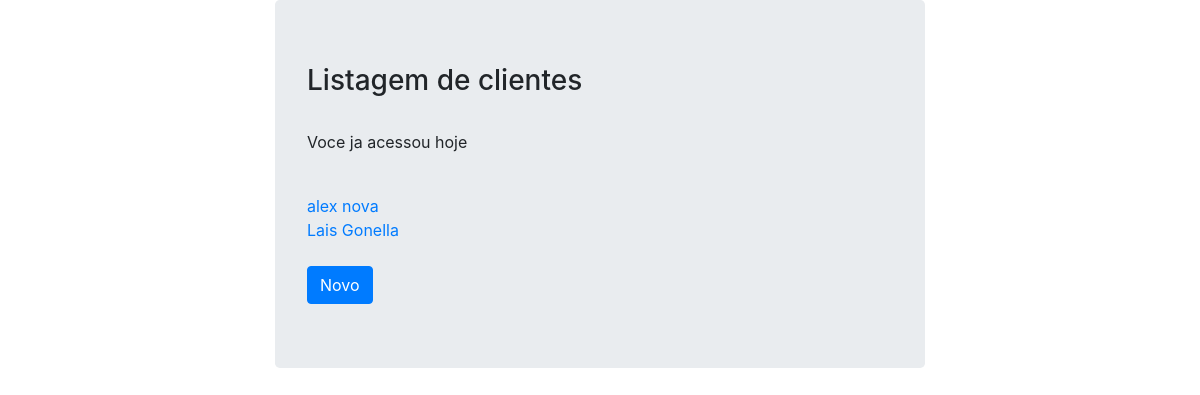
The page /clientes/person_list (signed in) on the database as committed earlier.
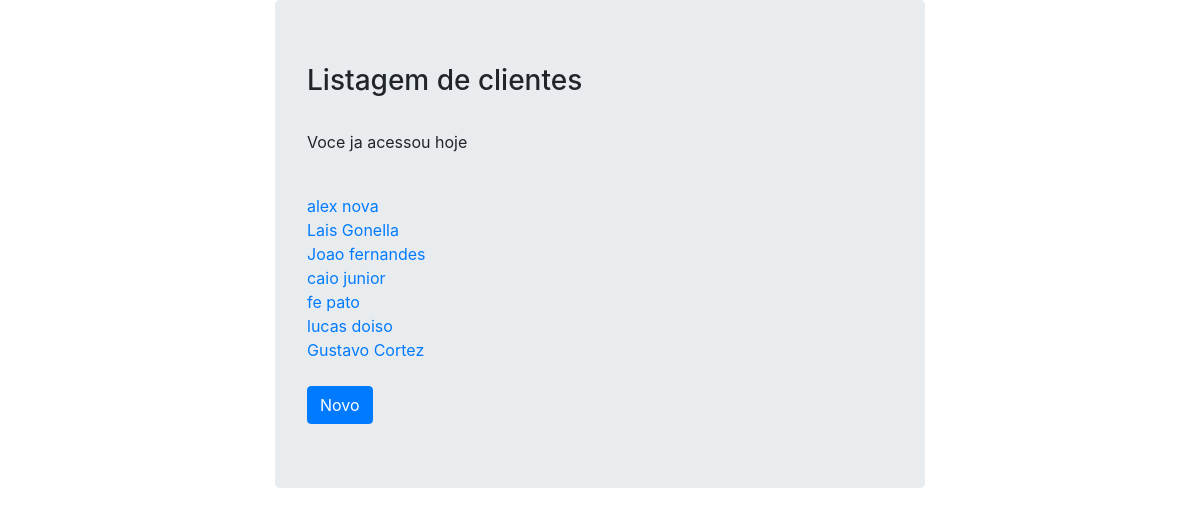
The same page on the database as committed later.
### clientes/models.py (models this page shows, shortened)
class Person(models.Model):
    objects = None
    first_name = models.CharField(max_length=30)
    last_name = models.CharField(max_length=30)
    age = models.IntegerField()
    salary = models.DecimalField(max_digits=5, decimal_places=2)
    bio = models.TextField()
    photo = models.ImageField(upload_to='clients_photos', null=True, blank=True)
    class Meta:
        permissions = (
            ('deletar_clientes', 'Deletar_clientes'),
        )
    def __str__(self):
        return self.first_name + ' ' + self.last_name

### clientes/views.py (the view)
# urls.py: path('person_list', PersonList.as_view(), name="person_list_cbv"),
class PersonList(LoginRequiredMixin, ListView):#sempre a esquerda o LoginRequiredMixin pois ele tem que ser o primeiro
    model = Person
    def get_context_data(self, **kwargs):
        context = super().get_context_data(**kwargs)
        primeiro_acesso = self.request.session.get('primeiro_acesso',False)
        if not primeiro_acesso:
            context['message']= 'Seja bem vindo ao seu primeiro acesso'
            self.request.session['primeiro_acesso']= True
        else:
            context['message']= 'Voce ja acessou hoje'
        return context

### clientes/templates/clientes/person_list.html
{% extends 'base.html' %}
{% block main %}
<h3> Listagem de clientes </h3>
<br>
<p>{{ message }}</p>
{% for person in object_list%} <br>
<a href="person_detail/{{person.id}}">{{person}}</a>
{% endfor %}<br> <br>
<a href="{% url 'person_create_cbv' %}" class="btn btn-primary">Novo</a>
{% endblock %}

### templates/base.html (shortened to what this page needs)
{% load static %}
<!doctype html>
<html lang="en">
<head>
    <link rel="stylesheet" href="https://stackpath.bootstrapcdn.com/bootstrap/4.5.2/css/bootstrap.min.css">
    <link rel="stylesheet" href="{% static 'styles.css'%}">
</head>
<body>
    <div class="container">
        <div class="jumbotron">
            {% block main %}
            {% endblock %}
        </div>
    </div>
</body>
</html>

### staticfiles/styles.css (style rules this page uses)
html { position: relative; min-height: 100%; }
body { margin-bottom: 60px; }
.container { width: auto; max-width: 680px; padding: 0 15px; }

Rows that differ between the two databases and show on the page:
added Person: first_name+last_name "Joao fernandes"
added Person: first_name+last_name "caio junior"
added Person: first_name+last_name "fe pato"
added Person: first_name+last_name "lucas doiso"
added Person: first_name+last_name "Gustavo Cortez"
